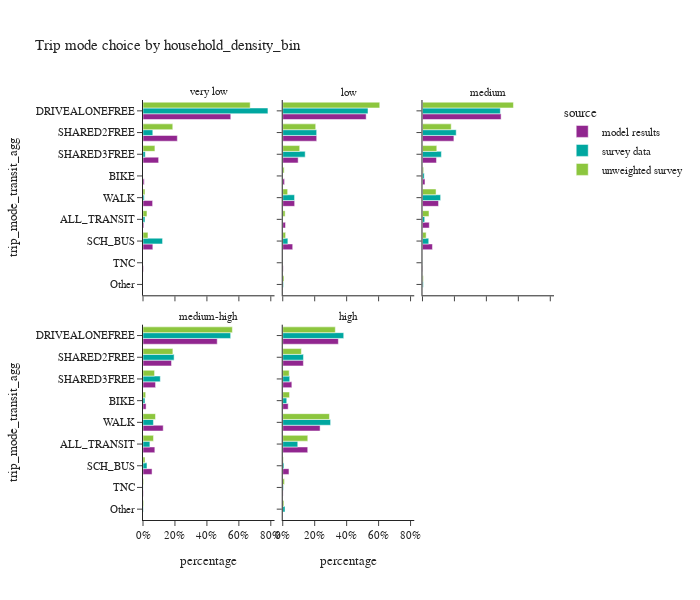
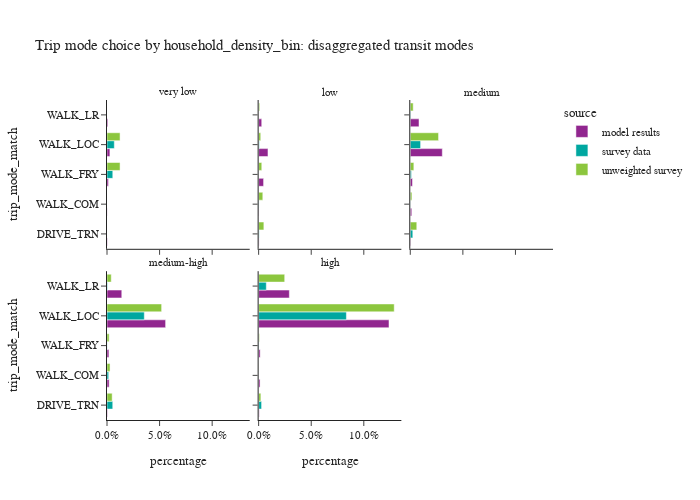

Notebook code cell kept with these figures, in order:
### Code cell
plot_mode_choice(trip_data,'household_density_bin',3,600)
plot_mode_choice_transit(trip_data,'household_density_bin',3,500)

### Figure 1 — Plotly figure (JSON) as saved in the notebook; plotly's stock layout.template omitted (floating-point values rounded to 4 significant figures)
{"data": [{"alignmentgroup": "True", "hovertemplate": "source=model results<br>household_density_bin=very low<br>percentage=%{x}<br>trip_mode_transit_agg=%{y}<extra></extra>", "legendgroup": "model results", "marker": {"color": "#91268F", "pattern": {"shape": ""}}, "name": "model results", "offsetgroup": "model results", "orientation": "h", "showlegend": true, "textposition": "auto", "type": "bar", "x": [0.005417, 0.007821, 0.5494, 0.0, 0.06159, 0.2149, 0.09786, 0.002798, 0.06017], "xaxis": "x4", "y": ["ALL_TRANSIT", "BIKE", "DRIVEALONEFREE", "Other", "SCH_BUS", "SHARED2FREE", "SHARED3FREE", "TNC", "WALK"], "yaxis": "y4"}, {"alignmentgroup": "True", "hovertemplate": "source=model results<br>household_density_bin=low<br>percentage=%{x}<br>trip_mode_transit_agg=%{y}<extra></extra>", "legendgroup": "model results", "marker": {"color": "#91268F", "pattern": {"shape": ""}}, "name": "model results", "offsetgroup": "model results", "orientation": "h", "showlegend": false, "textposition": "auto", "type": "bar", "x": [0.01728, 0.01142, 0.5222, 0.0, 0.06241, 0.2126, 0.09654, 0.002971, 0.0746], "xaxis": "x5", "y": ["ALL_TRANSIT", "BIKE", "DRIVEALONEFREE", "Other", "SCH_BUS", "SHARED2FREE", "SHARED3FREE", "TNC", "WALK"], "yaxis": "y5"}, {"alignmentgroup": "True", "hovertemplate": "source=model results<br>household_density_bin=medium<br>percentage=%{x}<br>trip_mode_transit_agg=%{y}<extra></extra>", "legendgroup": "model results", "marker": {"color": "#91268F", "pattern": {"shape": ""}}, "name": "model results", "offsetgroup": "model results", "orientation": "h", "showlegend": false, "textposition": "auto", "type": "bar", "x": [0.04269, 0.01572, 0.4921, 0.0, 0.06239, 0.1967, 0.08762, 0.002255, 0.1005], "xaxis": "x6", "y": ["ALL_TRANSIT", "BIKE", "DRIVEALONEFREE", "Other", "SCH_BUS", "SHARED2FREE", "SHARED3FREE", "TNC", "WALK"], "yaxis": "y6"}, {"alignmentgroup": "True", "hovertemplate": "source=model results<br>household_density_bin=medium-high<br>percentage=%{x}<br>trip_mode_transit_agg=%{y}<extra></extra>", "legendgroup": "model results", "marker": {"color": "#91268F", "pattern": {"shape": ""}}, "name": "model results", "offsetgroup": "model results", "orientation": "h", "showlegend": false, "textposition": "auto", "type": "bar", "x": [0.0741, 0.01934, 0.4646, 0.0, 0.05671, 0.1785, 0.07853, 0.001726, 0.1265], "xaxis": "x", "y": ["ALL_TRANSIT", "BIKE", "DRIVEALONEFREE", "Other", "SCH_BUS", "SHARED2FREE", "SHARED3FREE", "TNC", "WALK"], "yaxis": "y"}, {"alignmentgroup": "True", "hovertemplate": "source=model results<br>household_density_bin=high<br>percentage=%{x}<br>trip_mode_transit_agg=%{y}<extra></extra>", "legendgroup": "model results", "marker": {"color": "#91268F", "pattern": {"shape": ""}}, "name": "model results", "offsetgroup": "model results", "orientation": "h", "showlegend": false, "textposition": "auto", "type": "bar", "x": [0.1565, 0.03403, 0.3482, 0.0, 0.03904, 0.1293, 0.05701, 0.002236, 0.2338], "xaxis": "x2", "y": ["ALL_TRANSIT", "BIKE", "DRIVEALONEFREE", "Other", "SCH_BUS", "SHARED2FREE", "SHARED3FREE", "TNC", "WALK"], "yaxis": "y2"}, {"alignmentgroup": "True", "hovertemplate": "source=survey data<br>household_density_bin=very low<br>percentage=%{x}<br>trip_mode_transit_agg=%{y}<extra></extra>", "legendgroup": "survey data", "marker": {"color": "#00A7A0", "pattern": {"shape": ""}}, "name": "survey data", "offsetgroup": "survey data", "orientation": "h", "showlegend": true, "textposition": "auto", "type": "bar", "x": [0.01245, 0.0, 0.7821, 0.0, 0.1224, 0.06133, 0.01405, 0.0, 0.007704], "xaxis": "x4", "y": ["ALL_TRANSIT", "BIKE", "DRIVEALONEFREE", "Other", "SCH_BUS", "SHARED2FREE", "SHARED3FREE", "TNC", "WALK"], "yaxis": "y4"}, {"alignmentgroup": "True", "hovertemplate": "source=survey data<br>household_density_bin=low<br>percentage=%{x}<br>trip_mode_transit_agg=%{y}<extra></extra>", "legendgroup": "survey data", "marker": {"color": "#00A7A0", "pattern": {"shape": ""}}, "name": "survey data", "offsetgroup": "survey data", "orientation": "h", "showlegend": false, "textposition": "auto", "type": "bar", "x": [0.00154, 0.001179, 0.5337, 0.004468, 0.03215, 0.2124, 0.1405, 0.0, 0.07406], "xaxis": "x5", "y": ["ALL_TRANSIT", "BIKE", "DRIVEALONEFREE", "Other", "SCH_BUS", "SHARED2FREE", "SHARED3FREE", "TNC", "WALK"], "yaxis": "y5"}, {"alignmentgroup": "True", "hovertemplate": "source=survey data<br>household_density_bin=medium<br>percentage=%{x}<br>trip_mode_transit_agg=%{y}<extra></extra>", "legendgroup": "survey data", "marker": {"color": "#00A7A0", "pattern": {"shape": ""}}, "name": "survey data", "offsetgroup": "survey data", "orientation": "h", "showlegend": false, "textposition": "auto", "type": "bar", "x": [0.01395, 0.01073, 0.4875, 0.005053, 0.03914, 0.2111, 0.1183, 0.0006937, 0.1136], "xaxis": "x6", "y": ["ALL_TRANSIT", "BIKE", "DRIVEALONEFREE", "Other", "SCH_BUS", "SHARED2FREE", "SHARED3FREE", "TNC", "WALK"], "yaxis": "y6"}, {"alignmentgroup": "True", "hovertemplate": "source=survey data<br>household_density_bin=medium-high<br>percentage=%{x}<br>trip_mode_transit_agg=%{y}<extra></extra>", "legendgroup": "survey data", "marker": {"color": "#00A7A0", "pattern": {"shape": ""}}, "name": "survey data", "offsetgroup": "survey data", "orientation": "h", "showlegend": false, "textposition": "auto", "type": "bar", "x": [0.04312, 0.01232, 0.5487, 0.002033, 0.02494, 0.1947, 0.1083, 0.0007068, 0.06525], "xaxis": "x", "y": ["ALL_TRANSIT", "BIKE", "DRIVEALONEFREE", "Other", "SCH_BUS", "SHARED2FREE", "SHARED3FREE", "TNC", "WALK"], "yaxis": "y"}, {"alignmentgroup": "True", "hovertemplate": "source=survey data<br>household_density_bin=high<br>percentage=%{x}<br>trip_mode_transit_agg=%{y}<extra></extra>", "legendgroup": "survey data", "marker": {"color": "#00A7A0", "pattern": {"shape": ""}}, "name": "survey data", "offsetgroup": "survey data", "orientation": "h", "showlegend": false, "textposition": "auto", "type": "bar", "x": [0.094, 0.02507, 0.3817, 0.01418, 0.007575, 0.1298, 0.04363, 0.004497, 0.2996], "xaxis": "x2", "y": ["ALL_TRANSIT", "BIKE", "DRIVEALONEFREE", "Other", "SCH_BUS", "SHARED2FREE", "SHARED3FREE", "TNC", "WALK"], "yaxis": "y2"}, {"alignmentgroup": "True", "hovertemplate": "source=unweighted survey<br>household_density_bin=very low<br>percentage=%{x}<br>trip_mode_transit_agg=%{y}<extra></extra>", "legendgroup": "unweighted survey", "marker": {"color": "#8CC63E", "pattern": {"shape": ""}}, "name": "unweighted survey", "offsetgroup": "unweighted survey", "orientation": "h", "showlegend": true, "textposition": "auto", "type": "bar", "x": [0.02484, 0.0, 0.6708, 0.0, 0.03106, 0.1863, 0.07453, 0.0, 0.01242], "xaxis": "x4", "y": ["ALL_TRANSIT", "BIKE", "DRIVEALONEFREE", "Other", "SCH_BUS", "SHARED2FREE", "SHARED3FREE", "TNC", "WALK"], "yaxis": "y4"}, {"alignmentgroup": "True", "hovertemplate": "source=unweighted survey<br>household_density_bin=low<br>percentage=%{x}<br>trip_mode_transit_agg=%{y}<extra></extra>", "legendgroup": "unweighted survey", "marker": {"color": "#8CC63E", "pattern": {"shape": ""}}, "name": "unweighted survey", "offsetgroup": "unweighted survey", "orientation": "h", "showlegend": false, "textposition": "auto", "type": "bar", "x": [0.01488, 0.008929, 0.6071, 0.007937, 0.01786, 0.2063, 0.1062, 0.0, 0.03075], "xaxis": "x5", "y": ["ALL_TRANSIT", "BIKE", "DRIVEALONEFREE", "Other", "SCH_BUS", "SHARED2FREE", "SHARED3FREE", "TNC", "WALK"], "yaxis": "y5"}, {"alignmentgroup": "True", "hovertemplate": "source=unweighted survey<br>household_density_bin=medium<br>percentage=%{x}<br>trip_mode_transit_agg=%{y}<extra></extra>", "legendgroup": "unweighted survey", "marker": {"color": "#8CC63E", "pattern": {"shape": ""}}, "name": "unweighted survey", "offsetgroup": "unweighted survey", "orientation": "h", "showlegend": false, "textposition": "auto", "type": "bar", "x": [0.04078, 0.007105, 0.5694, 0.005252, 0.02286, 0.1798, 0.08959, 0.0003089, 0.08496], "xaxis": "x6", "y": ["ALL_TRANSIT", "BIKE", "DRIVEALONEFREE", "Other", "SCH_BUS", "SHARED2FREE", "SHARED3FREE", "TNC", "WALK"], "yaxis": "y6"}, {"alignmentgroup": "True", "hovertemplate": "source=unweighted survey<br>household_density_bin=medium-high<br>percentage=%{x}<br>trip_mode_transit_agg=%{y}<extra></extra>", "legendgroup": "unweighted survey", "marker": {"color": "#8CC63E", "pattern": {"shape": ""}}, "name": "unweighted survey", "offsetgroup": "unweighted survey", "orientation": "h", "showlegend": false, "textposition": "auto", "type": "bar", "x": [0.0658, 0.01674, 0.5593, 0.00404, 0.0127, 0.187, 0.07244, 0.003752, 0.07821], "xaxis": "x", "y": ["ALL_TRANSIT", "BIKE", "DRIVEALONEFREE", "Other", "SCH_BUS", "SHARED2FREE", "SHARED3FREE", "TNC", "WALK"], "yaxis": "y"}, {"alignmentgroup": "True", "hovertemplate": "source=unweighted survey<br>household_density_bin=high<br>percentage=%{x}<br>trip_mode_transit_agg=%{y}<extra></extra>", "legendgroup": "unweighted survey", "marker": {"color": "#8CC63E", "pattern": {"shape": ""}}, "name": "unweighted survey", "offsetgroup": "unweighted survey", "orientation": "h", "showlegend": false, "textposition": "auto", "type": "bar", "x": [0.1567, 0.0425, 0.3291, 0.007463, 0.003703, 0.1167, 0.04039, 0.01105, 0.2924], "xaxis": "x2", "y": ["ALL_TRANSIT", "BIKE", "DRIVEALONEFREE", "Other", "SCH_BUS", "SHARED2FREE", "SHARED3FREE", "TNC", "WALK"], "yaxis": "y2"}], "layout": {"annotations": [{"font": {}, "showarrow": false, "text": "medium-high", "x": 0.16, "xanchor": "center", "xref": "paper", "y": 0.465, "yanchor": "bottom", "yref": "paper"}, {"font": {}, "showarrow": false, "text": "high", "x": 0.5, "xanchor": "center", "xref": "paper", "y": 0.465, "yanchor": "bottom", "yref": "paper"}, {"font": {}, "showarrow": false, "text": "very low", "x": 0.16, "xanchor": "center", "xref": "paper", "y": 1.0, "yanchor": "bottom", "yref": "paper"}, {"font": {}, "showarrow": false, "text": "low", "x": 0.5, "xanchor": "center", "xref": "paper", "y": 1.0, "yanchor": "bottom", "yref": "paper"}, {"font": {}, "showarrow": false, "text": "medium", "x": 0.84, "xanchor": "center", "xref": "paper", "y": 1.0, "yanchor": "bottom", "yref": "paper"}], "barmode": "group", "height": 600, "legend": {"title": {"text": "source"}, "tracegroupgap": 0}, "title": {"text": "Trip mode choice by household_density_bin"}, "width": 700, "xaxis": {"anchor": "y", "domain": [0.0, 0.32], "tickformat": ".0%", "title": {"text": "percentage"}}, "xaxis2": {"anchor": "y2", "domain": [0.34, 0.66], "matches": "x", "tickformat": ".0%", "title": {"text": "percentage"}}, "xaxis3": {"anchor": "y3", "domain": [0.68, 1.0], "matches": "x", "title": {"text": "percentage"}}, "xaxis4": {"anchor": "y4", "domain": [0.0, 0.32], "matches": "x", "showticklabels": false}, "xaxis5": {"anchor": "y5", "domain": [0.34, 0.66], "matches": "x", "showticklabels": false}, "xaxis6": {"anchor": "y6", "domain": [0.68, 1.0], "matches": "x", "showticklabels": false}, "yaxis": {"anchor": "x", "categoryarray": ["Other", "TNC", "SCH_BUS", "ALL_TRANSIT", "WALK", "BIKE", "SHARED3FREE", "SHARED2FREE", "DRIVEALONEFREE"], "categoryorder": "array", "domain": [0.0, 0.465], "title": {"text": "trip_mode_transit_agg"}}, "yaxis2": {"anchor": "x2", "domain": [0.0, 0.465], "matches": "y", "showticklabels": false}, "yaxis3": {"anchor": "x3", "domain": [0.0, 0.465], "matches": "y", "showticklabels": false}, "yaxis4": {"anchor": "x4", "categoryarray": ["Other", "TNC", "SCH_BUS", "ALL_TRANSIT", "WALK", "BIKE", "SHARED3FREE", "SHARED2FREE", "DRIVEALONEFREE"], "categoryorder": "array", "domain": [0.535, 1.0], "matches": "y", "title": {"text": "trip_mode_transit_agg"}}, "yaxis5": {"anchor": "x5", "domain": [0.535, 1.0], "matches": "y", "showticklabels": false}, "yaxis6": {"anchor": "x6", "domain": [0.535, 1.0], "matches": "y", "showticklabels": false}}}

### Figure 2 — Plotly figure (JSON) as saved in the notebook; plotly's stock layout.template omitted (floating-point values rounded to 4 significant figures)
{"data": [{"alignmentgroup": "True", "hovertemplate": "source=model results<br>household_density_bin=very low<br>percentage=%{x}<br>trip_mode_match=%{y}<extra></extra>", "legendgroup": "model results", "marker": {"color": "#91268F", "pattern": {"shape": ""}}, "name": "model results", "offsetgroup": "model results", "orientation": "h", "showlegend": true, "textposition": "auto", "type": "bar", "x": [0.0003149, 0.0001314, 0.001407, 0.002755, 0.000809], "xaxis": "x4", "y": ["DRIVE_TRN", "WALK_COM", "WALK_FRY", "WALK_LOC", "WALK_LR"], "yaxis": "y4"}, {"alignmentgroup": "True", "hovertemplate": "source=model results<br>household_density_bin=low<br>percentage=%{x}<br>trip_mode_match=%{y}<extra></extra>", "legendgroup": "model results", "marker": {"color": "#91268F", "pattern": {"shape": ""}}, "name": "model results", "offsetgroup": "model results", "orientation": "h", "showlegend": false, "textposition": "auto", "type": "bar", "x": [0.0004214, 0.0003508, 0.004697, 0.008881, 0.002925], "xaxis": "x5", "y": ["DRIVE_TRN", "WALK_COM", "WALK_FRY", "WALK_LOC", "WALK_LR"], "yaxis": "y5"}, {"alignmentgroup": "True", "hovertemplate": "source=model results<br>household_density_bin=medium<br>percentage=%{x}<br>trip_mode_match=%{y}<extra></extra>", "legendgroup": "model results", "marker": {"color": "#91268F", "pattern": {"shape": ""}}, "name": "model results", "offsetgroup": "model results", "orientation": "h", "showlegend": false, "textposition": "auto", "type": "bar", "x": [0.0004508, 0.001411, 0.002085, 0.03045, 0.008293], "xaxis": "x6", "y": ["DRIVE_TRN", "WALK_COM", "WALK_FRY", "WALK_LOC", "WALK_LR"], "yaxis": "y6"}, {"alignmentgroup": "True", "hovertemplate": "source=model results<br>household_density_bin=medium-high<br>percentage=%{x}<br>trip_mode_match=%{y}<extra></extra>", "legendgroup": "model results", "marker": {"color": "#91268F", "pattern": {"shape": ""}}, "name": "model results", "offsetgroup": "model results", "orientation": "h", "showlegend": false, "textposition": "auto", "type": "bar", "x": [0.0004674, 0.00203, 0.001816, 0.05573, 0.01406], "xaxis": "x", "y": ["DRIVE_TRN", "WALK_COM", "WALK_FRY", "WALK_LOC", "WALK_LR"], "yaxis": "y"}, {"alignmentgroup": "True", "hovertemplate": "source=model results<br>household_density_bin=high<br>percentage=%{x}<br>trip_mode_match=%{y}<extra></extra>", "legendgroup": "model results", "marker": {"color": "#91268F", "pattern": {"shape": ""}}, "name": "model results", "offsetgroup": "model results", "orientation": "h", "showlegend": false, "textposition": "auto", "type": "bar", "x": [0.0005314, 0.00134, 0.001444, 0.1239, 0.02919], "xaxis": "x2", "y": ["DRIVE_TRN", "WALK_COM", "WALK_FRY", "WALK_LOC", "WALK_LR"], "yaxis": "y2"}, {"alignmentgroup": "True", "hovertemplate": "source=survey data<br>household_density_bin=very low<br>percentage=%{x}<br>trip_mode_match=%{y}<extra></extra>", "legendgroup": "survey data", "marker": {"color": "#00A7A0", "pattern": {"shape": ""}}, "name": "survey data", "offsetgroup": "survey data", "orientation": "h", "showlegend": true, "textposition": "auto", "type": "bar", "x": [0.0, 0.0, 0.0055, 0.006949, 0.0], "xaxis": "x4", "y": ["DRIVE_TRN", "WALK_COM", "WALK_FRY", "WALK_LOC", "WALK_LR"], "yaxis": "y4"}, {"alignmentgroup": "True", "hovertemplate": "source=survey data<br>household_density_bin=low<br>percentage=%{x}<br>trip_mode_match=%{y}<extra></extra>", "legendgroup": "survey data", "marker": {"color": "#00A7A0", "pattern": {"shape": ""}}, "name": "survey data", "offsetgroup": "survey data", "orientation": "h", "showlegend": false, "textposition": "auto", "type": "bar", "x": [0.0004818, 0.000368, 0.0001039, 0.0005863, 0.0], "xaxis": "x5", "y": ["DRIVE_TRN", "WALK_COM", "WALK_FRY", "WALK_LOC", "WALK_LR"], "yaxis": "y5"}, {"alignmentgroup": "True", "hovertemplate": "source=survey data<br>household_density_bin=medium<br>percentage=%{x}<br>trip_mode_match=%{y}<extra></extra>", "legendgroup": "survey data", "marker": {"color": "#00A7A0", "pattern": {"shape": ""}}, "name": "survey data", "offsetgroup": "survey data", "orientation": "h", "showlegend": false, "textposition": "auto", "type": "bar", "x": [0.002404, 0.000186, 0.001108, 0.009814, 0.0004421], "xaxis": "x6", "y": ["DRIVE_TRN", "WALK_COM", "WALK_FRY", "WALK_LOC", "WALK_LR"], "yaxis": "y6"}, {"alignmentgroup": "True", "hovertemplate": "source=survey data<br>household_density_bin=medium-high<br>percentage=%{x}<br>trip_mode_match=%{y}<extra></extra>", "legendgroup": "survey data", "marker": {"color": "#00A7A0", "pattern": {"shape": ""}}, "name": "survey data", "offsetgroup": "survey data", "orientation": "h", "showlegend": false, "textposition": "auto", "type": "bar", "x": [0.005454, 0.001607, 0.0001131, 0.03548, 0.0004717], "xaxis": "x", "y": ["DRIVE_TRN", "WALK_COM", "WALK_FRY", "WALK_LOC", "WALK_LR"], "yaxis": "y"}, {"alignmentgroup": "True", "hovertemplate": "source=survey data<br>household_density_bin=high<br>percentage=%{x}<br>trip_mode_match=%{y}<extra></extra>", "legendgroup": "survey data", "marker": {"color": "#00A7A0", "pattern": {"shape": ""}}, "name": "survey data", "offsetgroup": "survey data", "orientation": "h", "showlegend": false, "textposition": "auto", "type": "bar", "x": [0.002802, 8.586e-05, 0.0003649, 0.08345, 0.007296], "xaxis": "x2", "y": ["DRIVE_TRN", "WALK_COM", "WALK_FRY", "WALK_LOC", "WALK_LR"], "yaxis": "y2"}, {"alignmentgroup": "True", "hovertemplate": "source=unweighted survey<br>household_density_bin=very low<br>percentage=%{x}<br>trip_mode_match=%{y}<extra></extra>", "legendgroup": "unweighted survey", "marker": {"color": "#8CC63E", "pattern": {"shape": ""}}, "name": "unweighted survey", "offsetgroup": "unweighted survey", "orientation": "h", "showlegend": true, "textposition": "auto", "type": "bar", "x": [0.0, 0.0, 0.01242, 0.01242, 0.0], "xaxis": "x4", "y": ["DRIVE_TRN", "WALK_COM", "WALK_FRY", "WALK_LOC", "WALK_LR"], "yaxis": "y4"}, {"alignmentgroup": "True", "hovertemplate": "source=unweighted survey<br>household_density_bin=low<br>percentage=%{x}<br>trip_mode_match=%{y}<extra></extra>", "legendgroup": "unweighted survey", "marker": {"color": "#8CC63E", "pattern": {"shape": ""}}, "name": "unweighted survey", "offsetgroup": "unweighted survey", "orientation": "h", "showlegend": false, "textposition": "auto", "type": "bar", "x": [0.00496, 0.003968, 0.002976, 0.001984, 0.0009921], "xaxis": "x5", "y": ["DRIVE_TRN", "WALK_COM", "WALK_FRY", "WALK_LOC", "WALK_LR"], "yaxis": "y5"}, {"alignmentgroup": "True", "hovertemplate": "source=unweighted survey<br>household_density_bin=medium<br>percentage=%{x}<br>trip_mode_match=%{y}<extra></extra>", "legendgroup": "unweighted survey", "marker": {"color": "#8CC63E", "pattern": {"shape": ""}}, "name": "unweighted survey", "offsetgroup": "unweighted survey", "orientation": "h", "showlegend": false, "textposition": "auto", "type": "bar", "x": [0.006179, 0.001545, 0.003398, 0.02688, 0.00278], "xaxis": "x6", "y": ["DRIVE_TRN", "WALK_COM", "WALK_FRY", "WALK_LOC", "WALK_LR"], "yaxis": "y6"}, {"alignmentgroup": "True", "hovertemplate": "source=unweighted survey<br>household_density_bin=medium-high<br>percentage=%{x}<br>trip_mode_match=%{y}<extra></extra>", "legendgroup": "unweighted survey", "marker": {"color": "#8CC63E", "pattern": {"shape": ""}}, "name": "unweighted survey", "offsetgroup": "unweighted survey", "orientation": "h", "showlegend": false, "textposition": "auto", "type": "bar", "x": [0.004906, 0.002886, 0.00202, 0.05195, 0.00404], "xaxis": "x", "y": ["DRIVE_TRN", "WALK_COM", "WALK_FRY", "WALK_LOC", "WALK_LR"], "yaxis": "y"}, {"alignmentgroup": "True", "hovertemplate": "source=unweighted survey<br>household_density_bin=high<br>percentage=%{x}<br>trip_mode_match=%{y}<extra></extra>", "legendgroup": "unweighted survey", "marker": {"color": "#8CC63E", "pattern": {"shape": ""}}, "name": "unweighted survey", "offsetgroup": "unweighted survey", "orientation": "h", "showlegend": false, "textposition": "auto", "type": "bar", "x": [0.002108, 0.0001709, 0.0007406, 0.1289, 0.02478], "xaxis": "x2", "y": ["DRIVE_TRN", "WALK_COM", "WALK_FRY", "WALK_LOC", "WALK_LR"], "yaxis": "y2"}], "layout": {"annotations": [{"font": {}, "showarrow": false, "text": "medium-high", "x": 0.16, "xanchor": "center", "xref": "paper", "y": 0.465, "yanchor": "bottom", "yref": "paper"}, {"font": {}, "showarrow": false, "text": "high", "x": 0.5, "xanchor": "center", "xref": "paper", "y": 0.465, "yanchor": "bottom", "yref": "paper"}, {"font": {}, "showarrow": false, "text": "very low", "x": 0.16, "xanchor": "center", "xref": "paper", "y": 1.0, "yanchor": "bottom", "yref": "paper"}, {"font": {}, "showarrow": false, "text": "low", "x": 0.5, "xanchor": "center", "xref": "paper", "y": 1.0, "yanchor": "bottom", "yref": "paper"}, {"font": {}, "showarrow": false, "text": "medium", "x": 0.84, "xanchor": "center", "xref": "paper", "y": 1.0, "yanchor": "bottom", "yref": "paper"}], "barmode": "group", "height": 500, "legend": {"title": {"text": "source"}, "tracegroupgap": 0}, "title": {"text": "Trip mode choice by household_density_bin: disaggregated transit modes"}, "width": 700, "xaxis": {"anchor": "y", "domain": [0.0, 0.32], "tickformat": ".1%", "title": {"text": "percentage"}}, "xaxis2": {"anchor": "y2", "domain": [0.34, 0.66], "matches": "x", "tickformat": ".1%", "title": {"text": "percentage"}}, "xaxis3": {"anchor": "y3", "domain": [0.68, 1.0], "matches": "x", "title": {"text": "percentage"}}, "xaxis4": {"anchor": "y4", "domain": [0.0, 0.32], "matches": "x", "showticklabels": false}, "xaxis5": {"anchor": "y5", "domain": [0.34, 0.66], "matches": "x", "showticklabels": false}, "xaxis6": {"anchor": "y6", "domain": [0.68, 1.0], "matches": "x", "showticklabels": false}, "yaxis": {"anchor": "x", "domain": [0.0, 0.465], "title": {"text": "trip_mode_match"}}, "yaxis2": {"anchor": "x2", "domain": [0.0, 0.465], "matches": "y", "showticklabels": false}, "yaxis3": {"anchor": "x3", "domain": [0.0, 0.465], "matches": "y", "showticklabels": false}, "yaxis4": {"anchor": "x4", "domain": [0.535, 1.0], "matches": "y", "title": {"text": "trip_mode_match"}}, "yaxis5": {"anchor": "x5", "domain": [0.535, 1.0], "matches": "y", "showticklabels": false}, "yaxis6": {"anchor": "x6", "domain": [0.535, 1.0], "matches": "y", "showticklabels": false}}}
